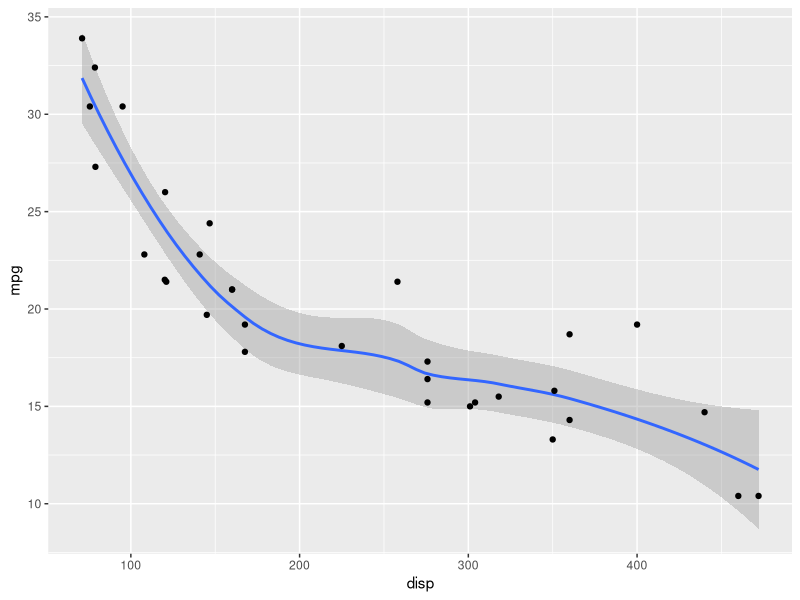

This chart was generated by the following R code:
library(ggplot2)

out <- ggplot(data = mtcars, mapping = aes(x = disp, y = mpg)) + 
	geom_smooth() + 
	geom_point()

ggsave(here::here("fig1.pdf"), out)
